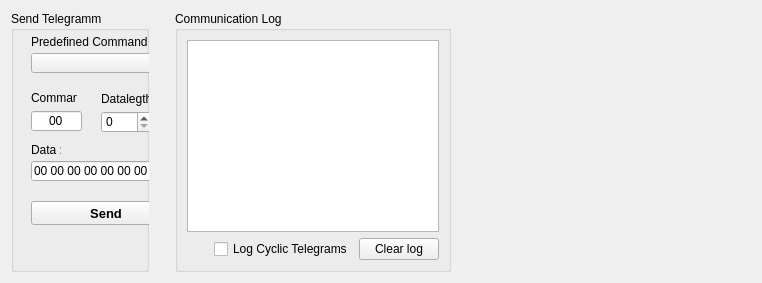
      <widget class="QWidget" name="tabCommunication">
       <attribute name="title">
        <string>Communication</string>
       </attribute>
       <layout class="QGridLayout" name="gridLayout_7">
        <item row="0" column="0">
         <widget class="QGroupBox" name="groupBox_4">
          <property name="sizePolicy">
           <sizepolicy hsizetype="Expanding" vsizetype="Expanding">
            <horstretch>1</horstretch>
            <verstretch>0</verstretch>
           </sizepolicy>
          </property>
          <property name="minimumSize">
           <size>
            <width>0</width>
            <height>0</height>
           </size>
          </property>
          <property name="title">
           <string>Send Telegramm</string>
          </property>
          <widget class="QComboBox" name="comboCommCommand">
           <property name="geometry">
            <rect>
             <x>20</x>
             <y>42</y>
             <width>281</width>
             <height>20</height>
            </rect>
           </property>
           <property name="sizePolicy">
            <sizepolicy hsizetype="Fixed" vsizetype="Fixed">
             <horstretch>0</horstretch>
             <verstretch>0</verstretch>
            </sizepolicy>
           </property>
           <property name="minimumSize">
            <size>
             <width>150</width>
             <height>0</height>
            </size>
           </property>
          </widget>
          <widget class="QLineEdit" name="lineCommData">
           <property name="geometry">
            <rect>
             <x>20</x>
             <y>150</y>
             <width>161</width>
             <height>20</height>
            </rect>
           </property>
           <property name="inputMask">
            <string>HH HH HH HH HH HH HH HH HH HH;0</string>
           </property>
          </widget>
          <widget class="QLabel" name="label_66">
           <property name="geometry">
            <rect>
             <x>20</x>
             <y>131</y>
             <width>30</width>
             <height>16</height>
            </rect>
           </property>
           <property name="text">
            <string>Data :</string>
           </property>
          </widget>
          <widget class="QLabel" name="label_65">
           <property name="geometry">
            <rect>
             <x>20</x>
             <y>23</y>
             <width>121</width>
             <height>16</height>
            </rect>
           </property>
           <property name="text">
            <string>Predefined Command :</string>
           </property>
          </widget>
          <widget class="QPushButton" name="pushCommSend">
           <property name="geometry">
            <rect>
             <x>20</x>
             <y>190</y>
             <width>150</width>
             <height>24</height>
            </rect>
           </property>
           <property name="sizePolicy">
            <sizepolicy hsizetype="Fixed" vsizetype="Fixed">
             <horstretch>0</horstretch>
             <verstretch>0</verstretch>
            </sizepolicy>
           </property>
           <property name="minimumSize">
            <size>
             <width>150</width>
             <height>0</height>
            </size>
           </property>
           <property name="font">
            <font>
             <pointsize>10</pointsize>
             <weight>75</weight>
             <bold>true</bold>
            </font>
           </property>
           <property name="text">
            <string>Send</string>
           </property>
          </widget>
          <widget class="QLabel" name="label_67">
           <property name="geometry">
            <rect>
             <x>20</x>
             <y>260</y>
             <width>81</width>
             <height>16</height>
            </rect>
           </property>
           <property name="palette">
            <palette>
             <active>
              <colorrole role="Text">
               <brush brushstyle="SolidPattern">
                <color alpha="255">
                 <red>0</red>
                 <green>0</green>
                 <blue>0</blue>
                </color>
               </brush>
              </colorrole>
             </active>
             <inactive>
              <colorrole role="Text">
               <brush brushstyle="SolidPattern">
                <color alpha="255">
                 <red>0</red>
                 <green>0</green>
                 <blue>0</blue>
                </color>
               </brush>
              </colorrole>
             </inactive>
             <disabled>
              <colorrole role="Text">
               <brush brushstyle="SolidPattern">
                <color alpha="255">
                 <red>120</red>
                 <green>120</green>
                 <blue>120</blue>
                </color>
               </brush>
              </colorrole>
             </disabled>
            </palette>
           </property>
           <property name="text">
            <string>Last response:</string>
           </property>
          </widget>
          <widget class="QLabel" name="labelCommResponse">
           <property name="geometry">
            <rect>
             <x>20</x>
             <y>280</y>
             <width>291</width>
             <height>221</height>
            </rect>
           </property>
           <property name="sizePolicy">
            <sizepolicy hsizetype="Preferred" vsizetype="Fixed">
             <horstretch>0</horstretch>
             <verstretch>100</verstretch>
            </sizepolicy>
           </property>
           <property name="palette">
            <palette>
             <active>
              <colorrole role="Text">
               <brush brushstyle="SolidPattern">
                <color alpha="255">
                 <red>0</red>
                 <green>85</green>
                 <blue>0</blue>
                </color>
               </brush>
              </colorrole>
             </active>
             <inactive>
              <colorrole role="Text">
               <brush brushstyle="SolidPattern">
                <color alpha="255">
                 <red>0</red>
                 <green>85</green>
                 <blue>0</blue>
                </color>
               </brush>
              </colorrole>
             </inactive>
             <disabled>
              <colorrole role="Text">
               <brush brushstyle="SolidPattern">
                <color alpha="255">
                 <red>120</red>
                 <green>120</green>
                 <blue>120</blue>
                </color>
               </brush>
              </colorrole>
             </disabled>
            </palette>
           </property>
           <property name="font">
            <font>
             <pointsize>12</pointsize>
            </font>
           </property>
           <property name="text">
            <string> --  --  --  --  --</string>
           </property>
          </widget>
          <widget class="QSpinBox" name="spinCommDatalength">
           <property name="geometry">
            <rect>
             <x>90</x>
             <y>100</y>
             <width>51</width>
             <height>22</height>
            </rect>
           </property>
          </widget>
          <widget class="QLabel" name="label_21">
           <property name="geometry">
            <rect>
             <x>20</x>
             <y>80</y>
             <width>46</width>
             <height>13</height>
            </rect>
           </property>
           <property name="text">
            <string>Command</string>
           </property>
          </widget>
          <widget class="QLabel" name="label_22">
           <property name="geometry">
            <rect>
             <x>90</x>
             <y>80</y>
             <width>91</width>
             <height>16</height>
            </rect>
           </property>
           <property name="text">
            <string>Datalegth</string>
           </property>
          </widget>
          <widget class="QLineEdit" name="lineCommCommand">
           <property name="geometry">
            <rect>
             <x>20</x>
             <y>100</y>
             <width>51</width>
             <height>20</height>
            </rect>
           </property>
           <property name="inputMask">
            <string>HH;0</string>
           </property>
           <property name="text">
            <string/>
           </property>
           <property name="alignment">
            <set>Qt::AlignCenter</set>
           </property>
          </widget>
         </widget>
        </item>
        <item row="0" column="1">
         <spacer name="horizontalSpacer_5">
          <property name="orientation">
           <enum>Qt::Horizontal</enum>
          </property>
          <property name="sizeType">
           <enum>QSizePolicy::Fixed</enum>
          </property>
          <property name="sizeHint" stdset="0">
           <size>
            <width>20</width>
            <height>20</height>
           </size>
          </property>
         </spacer>
        </item>
        <item row="0" column="2">
         <widget class="QGroupBox" name="groupBox_48">
          <property name="enabled">
           <bool>true</bool>
          </property>
          <property name="sizePolicy">
           <sizepolicy hsizetype="Expanding" vsizetype="Expanding">
            <horstretch>2</horstretch>
            <verstretch>0</verstretch>
           </sizepolicy>
          </property>
          <property name="minimumSize">
           <size>
            <width>0</width>
            <height>0</height>
           </size>
          </property>
          <property name="title">
           <string>Communication Log</string>
          </property>
          <layout class="QGridLayout" name="gridLayout_9">
           <item row="8" column="0" colspan="4">
            <spacer name="horizontalSpacer_6">
             <property name="orientation">
              <enum>Qt::Horizontal</enum>
             </property>
             <property name="sizeHint" stdset="0">
              <size>
               <width>40</width>
               <height>20</height>
              </size>
             </property>
            </spacer>
           </item>
           <item row="2" column="0" rowspan="6" colspan="6">
            <widget class="QTextEdit" name="textCommLog">
             <property name="enabled">
              <bool>true</bool>
             </property>
             <property name="styleSheet">
              <string notr="true"/>
             </property>
             <property name="verticalScrollBarPolicy">
              <enum>Qt::ScrollBarAsNeeded</enum>
             </property>
             <property name="readOnly">
              <bool>true</bool>
             </property>
             <property name="html">
              <string>&lt;!DOCTYPE HTML PUBLIC &quot;-//W3C//DTD HTML 4.0//EN&quot; &quot;http://www.w3.org/TR/REC-html40/strict.dtd&quot;&gt;
&lt;html&gt;&lt;head&gt;&lt;meta name=&quot;qrichtext&quot; content=&quot;1&quot; /&gt;&lt;style type=&quot;text/css&quot;&gt;
p, li { white-space: pre-wrap; }
&lt;/style&gt;&lt;/head&gt;&lt;body style=&quot; font-family:'MS Shell Dlg 2'; font-size:8.25pt; font-weight:400; font-style:normal;&quot;&gt;
&lt;p style=&quot; margin-top:0px; margin-bottom:0px; margin-left:0px; margin-right:0px; -qt-block-indent:0; text-indent:0px;&quot;&gt;&lt;span style=&quot; font-size:8pt;&quot;&gt;&lt;br /&gt;&lt;/span&gt;&lt;/p&gt;&lt;/body&gt;&lt;/html&gt;</string>
             </property>
             <property name="cursorWidth">
              <number>0</number>
             </property>
             <property name="textInteractionFlags">
              <set>Qt::TextSelectableByKeyboard|Qt::TextSelectableByMouse</set>
             </property>
            </widget>
           </item>
           <item row="8" column="4">
            <widget class="QCheckBox" name="checkCommLogCyclic">
             <property name="toolTip">
              <string>get run, get time, get timing settings</string>
             </property>
             <property name="text">
              <string>Log Cyclic Telegrams</string>
             </property>
            </widget>
           </item>
           <item row="8" column="5">
            <widget class="QPushButton" name="pushCommClearLog">
             <property name="text">
              <string>Clear log</string>
             </property>
            </widget>
           </item>
          </layout>
         </widget>
        </item>
        <item row="0" column="3">
         <spacer name="horizontalSpacer_4">
          <property name="orientation">
           <enum>Qt::Horizontal</enum>
          </property>
          <property name="sizeHint" stdset="0">
           <size>
            <width>300</width>
            <height>20</height>
           </size>
          </property>
         </spacer>
        </item>
       </layout>
      </widget>
